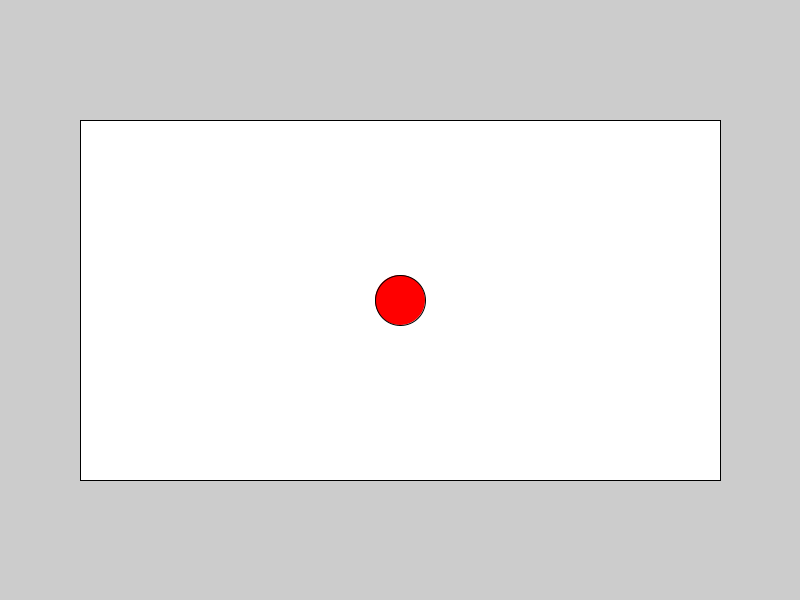
Frame 1 (no input)
Frame 60 (the mouse pressed at the canvas centre just before this capture): identical to frame 1, image omitted
Frame 120 (the mouse held since frame 60 and released just before this capture): identical to frame 1, image omitted

The Processing sketch that drew this single still picture (run headless with seeded random() and noise(); from frame 60 on, the mouse is pressed at the canvas centre):

// Processing sketch: Tarefa_6
// ── Tarefa_6.pde
float xProportion;
float yProportion;

void setup() {
  size(800, 600);
}

void draw() {
  xProportion = mouseX / 800;
  yProportion = mouseY/ 600;
  
  fill(255);
  rect(width/2 - 640/2, height/2 - 360/2, 640, 360);
  
  fill(255, 0, 0);
  ellipse(width/2, height/2, 50, 50);
}
